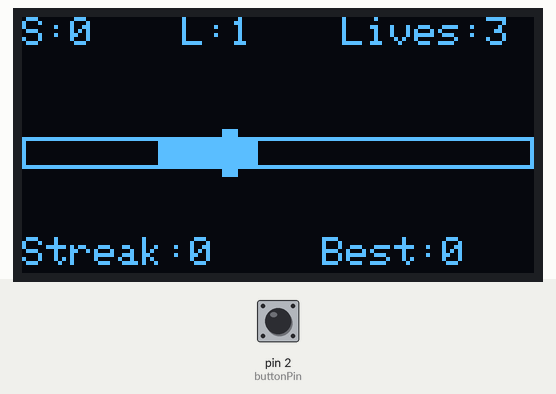
A sketch run on a simulated Arduino Uno, built with avr-gcc and run on an emulated ATmega328P. On the bench: 128×64 one-colour display. Inputs (shaded band) come from the test bench; at power-on: pin 2 (buttonPin) HIGH. Random numbers use the default seed unless the sketch sets one.

Above: at 1.27 s.
1.3 s: pin 2 (buttonPin) pulled LOW for 0.15 s
At 1.9 s:
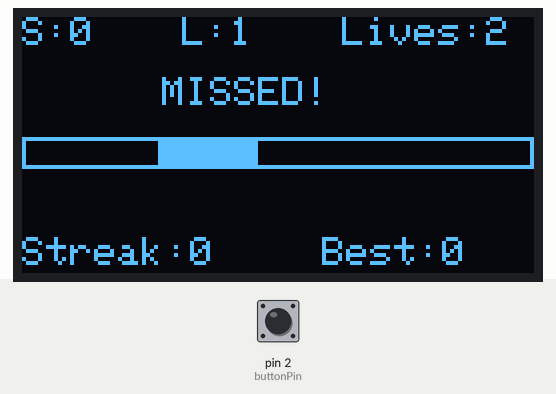
2.0 s: pin 2 (buttonPin) pulled LOW for 1 s
At 3.4 s:
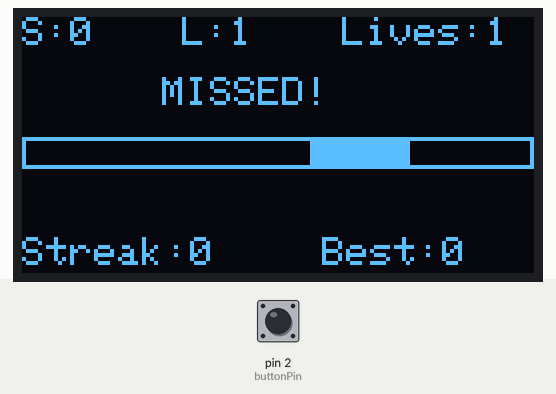
3.6 s: pin 2 (buttonPin) pulled LOW for 3.2 s
At 7.2 s:
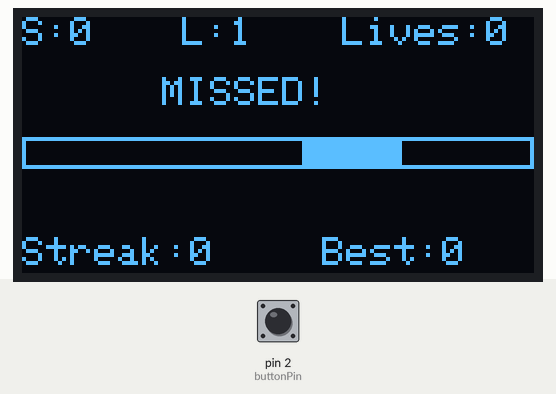
7.4 s: pin 2 (buttonPin) pulled LOW for 1 s
At 9.3 s:
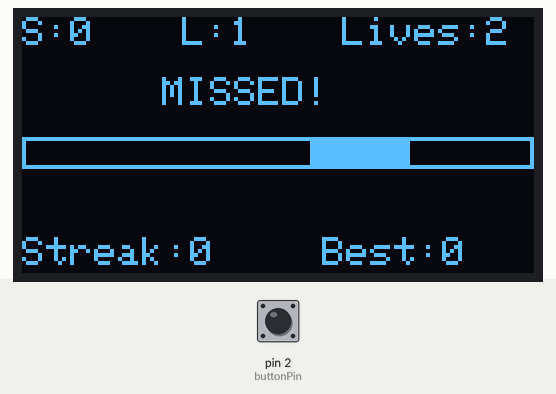

Measured:
- what the display in image 4 shows lasts 0.8 s, from 8.7 s to 9.5 s

The sketch:

StopTheBarGame.ino
```cpp
#include <SPI.h>
#include <Wire.h>
#include <Adafruit_GFX.h>
#include <Adafruit_SH110X.h>

// OLED SPI Pins
#define OLED_MOSI     10
#define OLED_CLK      8
#define OLED_DC       7
#define OLED_CS       5
#define OLED_RST      9

Adafruit_SH1106G display = Adafruit_SH1106G(128, 64, OLED_MOSI, OLED_CLK, OLED_DC, OLED_RST, OLED_CS);

// Game variables
int barX = 10;
int barDir = 1;
int barSpeed = 2;

int zoneStart = 50;
int zoneWidth = 25;

int score = 0;
int level = 1;
int lives = 3;

bool roundActive = true;   // bar is moving, waiting for press
bool showResult = false;
bool hitSuccess = false;
unsigned long resultTime = 0;

bool gameOver = false;
bool gameStarted = false;

const int buttonPin = 2;
bool lastButtonState = HIGH;

// Track combo streak
int streak = 0;
int bestStreak = 0;

void setup() {
  pinMode(buttonPin, INPUT_PULLUP);
  display.begin(0, true);
  display.clearDisplay();
  display.display();

  randomSeed(analogRead(0));
  setupRound();
}

void setupRound() {
  barX = 10;
  barDir = 1;
  // Randomize target zone position a bit each round
  zoneStart = random(20, 128 - zoneWidth - 20);
  roundActive = true;
  showResult = false;
}

void loop() {
  if (!gameStarted) {
    drawStartScreen();
    if (digitalRead(buttonPin) == HIGH) {
      gameStarted = true;
      delay(200);
    }
  } else if (!gameOver) {
    updateGame();
    drawGame();
    delay(20);
  } else {
    drawGameOver();
    if (digitalRead(buttonPin) == HIGH) {
      resetGame();
    }
  }
}

void updateGame() {
  bool currentButtonState = digitalRead(buttonPin);

  if (roundActive) {
    // Move bar back and forth
    barX += barDir * barSpeed;
    if (barX >= 128 - 4) { barX = 128 - 4; barDir = -1; }
    if (barX <= 0) { barX = 0; barDir = 1; }

    // Detect button press (edge detect so holding doesn't spam)
    if (currentButtonState == HIGH && lastButtonState == LOW) {
      // Player pressed - check if bar is inside zone
      checkResult();
    }
  } else if (showResult) {
    // Show result briefly then move to next round
    if (millis() - resultTime > 800) {
      if (lives <= 0) {
        gameOver = true;
      } else {
        setupRound();
      }
    }
  }

  lastButtonState = currentButtonState;
}

void checkResult() {
  int barCenter = barX + 2;
  if (barCenter >= zoneStart && barCenter <= zoneStart + zoneWidth) {
    // Success
    hitSuccess = true;
    streak++;
    if (streak > bestStreak) bestStreak = streak;

    // Score based on how centered the hit was
    int zoneCenter = zoneStart + zoneWidth / 2;
    int distFromCenter = abs(barCenter - zoneCenter);
    int points = max(1, 10 - distFromCenter);
    score += points;

    // Level up every 5 successful hits
    if (streak % 5 == 0) {
      level++;
      barSpeed++;
      if (zoneWidth > 10) zoneWidth -= 2; // harder: smaller zone
    }
  } else {
    // Miss
    hitSuccess = false;
    streak = 0;
    lives--;
  }

  roundActive = false;
  showResult = true;
  resultTime = millis();
}

void drawGame() {
  display.clearDisplay();

  // Draw track
  display.drawRect(0, 30, 128, 8, SH110X_WHITE);

  // Draw target zone
  display.fillRect(zoneStart, 30, zoneWidth, 8, SH110X_WHITE);
  // Outline it differently by drawing inverse edges (hollow look with border)
  display.drawRect(zoneStart, 30, zoneWidth, 8, SH110X_WHITE);

  if (roundActive) {
    // Draw moving bar (as a marker on top of track)
    display.fillRect(barX, 28, 4, 12, SH110X_WHITE);
  }

  // Show result feedback
  if (showResult) {
    display.setTextSize(1);
    display.setCursor(35, 15);
    if (hitSuccess) {
      display.print("NICE HIT!");
    } else {
      display.print("MISSED!");
    }
  }

  // HUD - Score, Level, Lives, Streak
  display.setTextSize(1);
  display.setCursor(0, 0);
  display.print("S:");
  display.print(score);

  display.setCursor(40, 0);
  display.print("L:");
  display.print(level);

  display.setCursor(80, 0);
  display.print("Lives:");
  display.print(lives);

  display.setCursor(0, 55);
  display.print("Streak:");
  display.print(streak);

  display.setCursor(75, 55);
  display.print("Best:");
  display.print(bestStreak);

  display.display();
}

void drawStartScreen() {
  display.clearDisplay();
  display.setTextSize(1);
  display.setTextColor(SH110X_WHITE);
  display.setCursor(20, 15);
  display.print("STOP THE BAR");
  display.setCursor(10, 30);
  display.print("Press when bar is");
  display.setCursor(25, 40);
  display.print("in the zone!");
  display.setCursor(45, 52);
  display.print("Start");
  display.display();
}

void drawGameOver() {
  display.clearDisplay();
  display.setTextSize(1);
  display.setTextColor(SH110X_WHITE);
  display.setCursor(30, 10);
  display.print("GAME OVER");
  display.setCursor(20, 25);
  display.print("Score: ");
  display.print(score);
  display.setCursor(20, 38);
  display.print("Best Streak: ");
  display.print(bestStreak);
  display.setCursor(15, 52);
  display.print("Press to Retry");
  display.display();
}

void resetGame() {
  score = 0;
  level = 1;
  lives = 3;
  streak = 0;
  barSpeed = 2;
  zoneWidth = 25;
  gameOver = false;
  gameStarted = false;
  setupRound();
}
```
